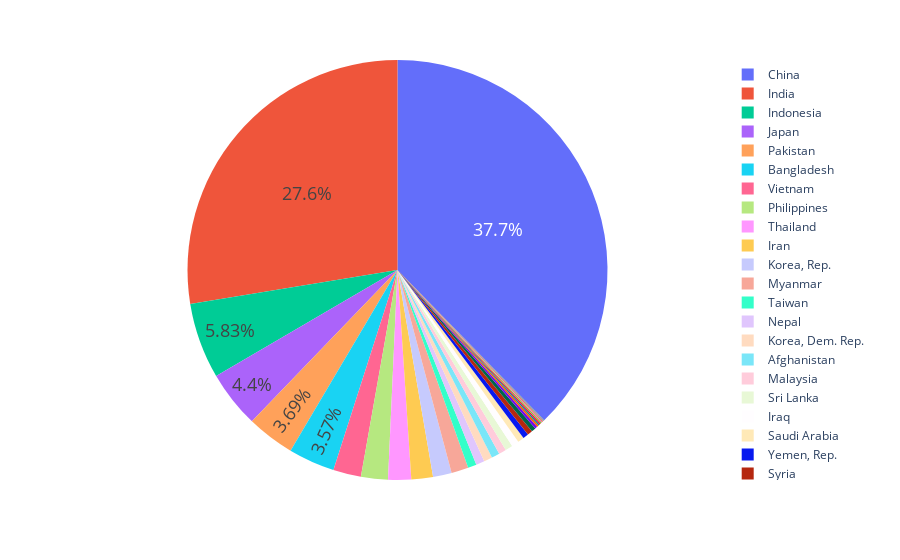

The notebook cell this image was saved under:
### Code cell
import plotly.express as px

df = px.data.gapminder().query("continent == 'Asia'")
fig = px.pie(df, values='pop', names='country')
fig.update_traces(textposition='inside')
fig.update_layout(uniformtext_minsize=18, uniformtext_mode='hide')
fig.show()

### Figure 1 — Plotly figure (JSON) as saved in the notebook; plotly's stock layout.template omitted (floating-point values rounded to 4 significant figures; data arrays with more than 128 entries replaced by an {"elided": "..."} marker saying what was removed)
{"data": [{"domain": {"x": [0, 1], "y": [0, 1]}, "hovertemplate": "country=%{label}<br>pop=%{value}<extra></extra>", "labels": {"elided": "396 str values"}, "legendgroup": "", "name": "", "showlegend": true, "textposition": "inside", "type": "pie", "values": {"elided": "396 int values"}}], "layout": {"legend": {"tracegroupgap": 0}, "margin": {"t": 60}, "uniformtext": {"minsize": 18, "mode": "hide"}}}
